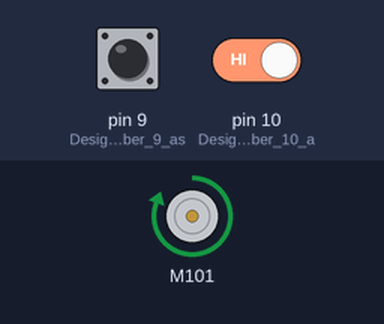
Bench run of a sketch on a simulated Arduino Uno, built with avr-gcc and run on an emulated ATmega328P. Parts: DC motor (green arrow = forward, orange = backward, longer = faster). The inputs (shaded band) are chosen by the test bench; at power-on: pin 9 (Designate_Pin_number_9_as) HIGH, pin 10 (Designate_Pin_number_10_a) HIGH. What the sketch prints to the serial monitor is not drawn.

Above: at 1.2 s.
1.3 s: pin 9 (Designate_Pin_number_9_as) pulled LOW for 0.15 s
At 1.38 s:
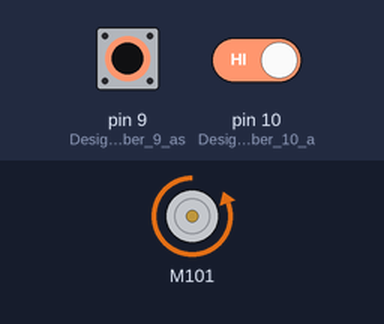
2.9 s: pin 9 (Designate_Pin_number_9_as) pulled LOW for 3.2 s
At 7.3 s:
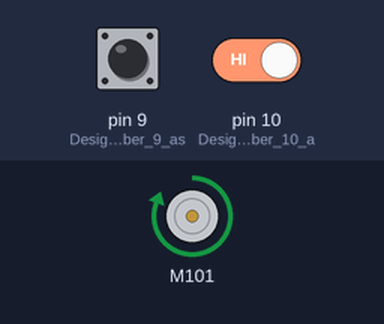
7.6 s: pin 9 (Designate_Pin_number_9_as) driven LOW and pin 10 (Designate_Pin_number_10_a) driven LOW
At 8.3 s:
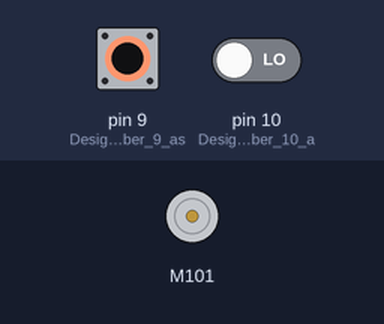
9.1 s: pin 9 (Designate_Pin_number_9_as) driven HIGH
At 9.4 s:
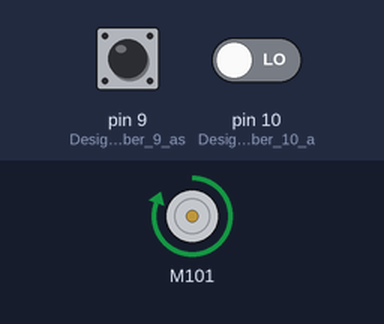
Timing chart, 0 to 11.6 s (numbered marks = the images above; inputs shaded):
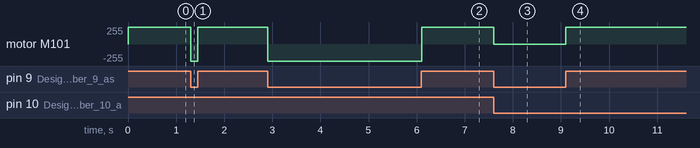

The sketch:

Motor_Control_For_Robot-2.ino.ino
```cpp
#include <MotorDriver.h>

//Create an instance of the motor Driver library
MotorDriver m;

//Create Variables to hold state of the switches
int switch1State;
int switch2State;


void setup()
{
  //We use the servo connections ( top left corner on motor shield as our switch inputs)
  // The Servo1 S pin is pin 10
  //The Servo2 S pin is connected to Arduino Pin 10
  //Because the switch acts as an input device, we connect the center terminals of the DPDT switch to S pins on the servo connector.
  pinMode(9, INPUT_PULLUP);// Designate Pin number 9 as an input.The arduino provides the resistor between 5v and the pin internally
  pinMode(10, INPUT_PULLUP);// Designate Pin number 10 as an input. The arduino provides the resistor between 5v and the pin internally
  Serial.begin(115200);// We can see the status of the pins using a Serial Connection
}


void loop()
{
  switch1State=digitalRead(9);
  switch2State=digitalRead(10);

  //Print the Status of the Switches on the Serial Terminal
  Serial.print("Switch 1 Reports");
  Serial.println(switch1State);

  Serial.print("Switch 2 Reports");
  Serial.println(switch2State);


  // Both Switch 1 *and* Switch 2 have been connected to 5V pin.
  // Put the Motor in FWD direction if switch 1 is pressed
  if(switch1State)
  {
     m.motor(1,FORWARD,255);
  }


  //Put the Motor in BACKWARD/Reverse direction if switch 2 is pressed
  else if(switch2State)
  {
     m.motor(1,BACKWARD,255);
  }
  else
  {
    //By default, just turn off the motor.
    m.motor(1,FORWARD,0);
  }


}
```

Measured:
- after the input at 1.3 s, motor M101: forward 255/255 → backward 255/255 at once, → forward 255/255 0.15 s later
- after the input at 2.9 s, motor M101: forward 255/255 → backward 255/255 at once, → forward 255/255 3.2 s later
- after the input at 7.6 s, motor M101: forward 255/255 → stopped at once
- after the input at 9.1 s, motor M101: stopped → forward 255/255 at once
